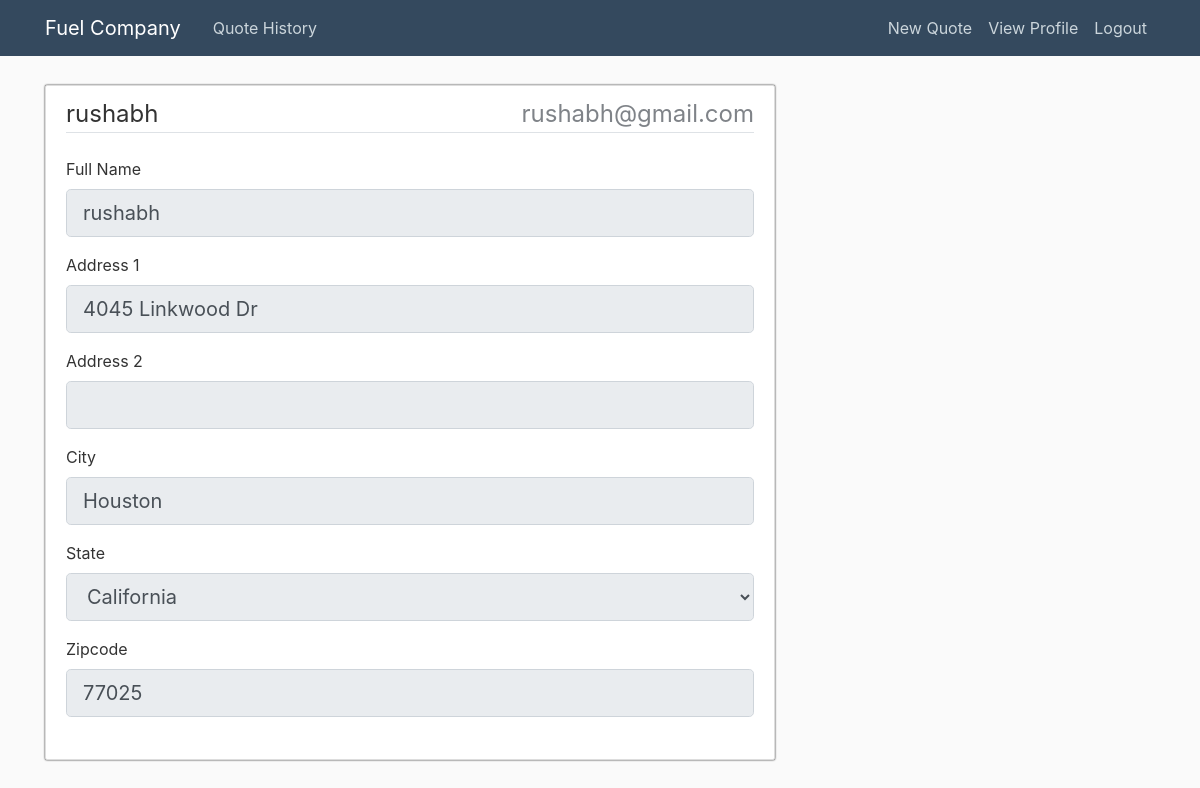
The app's page /about (signed in), older data.
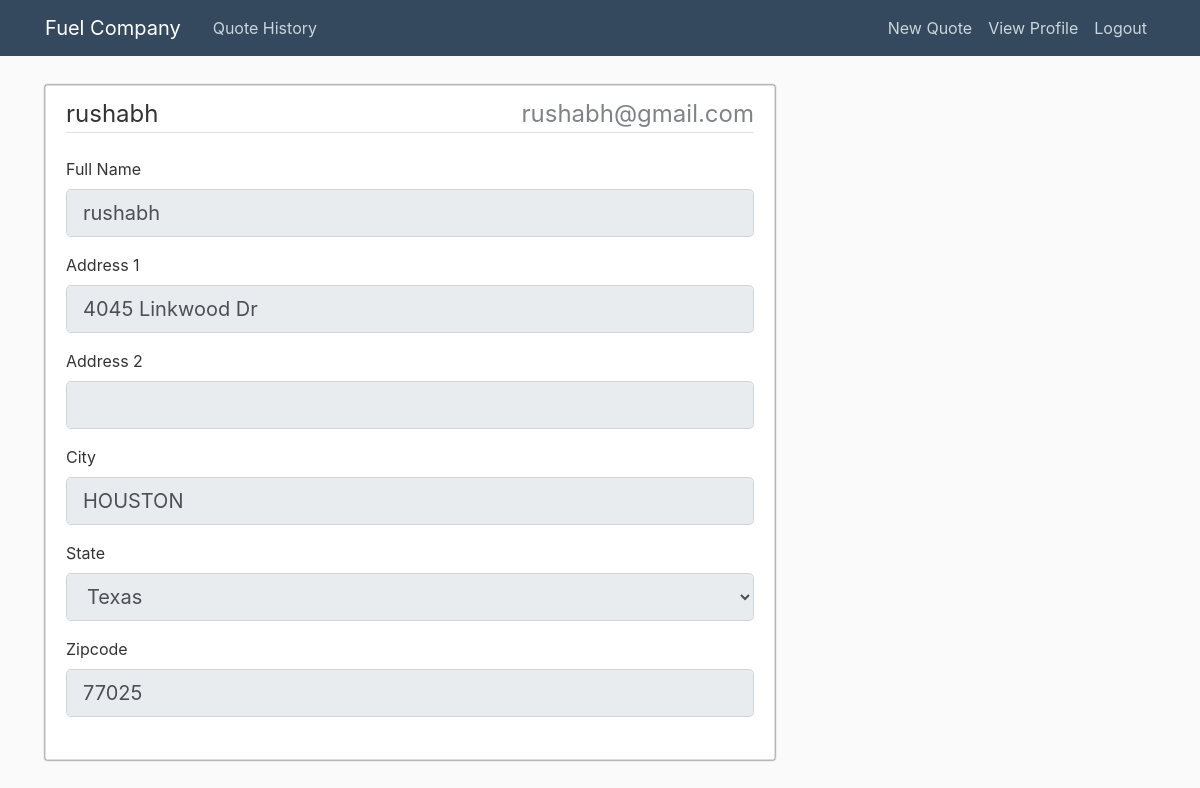
The same page, newer data.
### app/models.py (models this page shows, shortened)
class UserProfile(db.Model):
    id = db.Column(db.Integer(), primary_key=True)
    full_name = db.Column(db.String(50), nullable=False)
    address_one = db.Column(db.String(100), nullable=False)
    address_two = db.Column(db.String(100), nullable=True)
    city = db.Column(db.String(100), nullable=False)
    state = db.Column(db.String(2), nullable=False)
    zipcode = db.Column(db.Integer(), nullable=False)
    user_id = db.Column(db.Integer, db.ForeignKey('user.id'), nullable=False)

### app/users/routes.py (the view)
@users.route('/about')
@login_required
def about():
    if not current_user.user_profile:
        return redirect(url_for('users.account'))
    else:
        form = UpdateAccountForm()
        form.full_name.data = current_user.user_profile.full_name
        form.address_one.data = current_user.user_profile.address_one
        form.address_two.data = current_user.user_profile.address_two
        form.city.data = current_user.user_profile.city
        form.state.data = current_user.user_profile.state
        form.zipcode.data = current_user.user_profile.zipcode
        return render_template('about.html', title='User Profile', form=form)

### app/models.py (called while the page is built)
@login_manager.user_loader
def load_user(user_id):
    return User.query.get(int(user_id))

### app/templates/about.html (shortened to what this page needs)
{% extends "layout.html" %}
{% block content %}
<div class="content-section" style=" border-radius: 2px; box-shadow: 0 0 2px black; margin-top: 5px;">
    <form method="POST" action="" enctype="multipart/form-data">
        <fieldset class="form-group">
            <legend class="border-bottom mb-4">{{current_user.username }} <span style="float:right; color: #7F8388">{{ current_user.email }}</span></legend>
            <div class="form-group">
                {{ form.full_name.label(class="form-control-label") }}
                {% if form.full_name.errors %}
                {{ form.full_name(class="form-control form-control-lg is-invalid") }}
                <div class="invalid-feedback">
                    {% for error in form.full_name.errors %}
                    <span>{{ error }}</span>
                    {% endfor %}
                </div>
                {% else %}
                {{ form.full_name(class="form-control form-control-lg", disabled=True) }}
                {% endif %}
            </div>
            <div class="form-group">
                {{ form.address_one.label(class="form-control-label") }}
                {% if form.address_one.errors %}
                {{ form.address_one(class="form-control form-control-lg is-invalid") }}
                <div class="invalid-feedback">
                    {% for error in form.address_one.errors %}
                    <span>{{ error }}</span>
                    {% endfor %}
                </div>
                {% else %}
                {{ form.address_one(class="form-control form-control-lg", disabled=True) }}
                {% endif %}
            </div>
            <div class="form-group">
                {{ form.address_two.label(class="form-control-label") }}
                {% if form.address_two.errors %}
                {{ form.address_two(class="form-control form-control-lg is-invalid") }}
                <div class="invalid-feedback">
                    {% for error in form.address_two.errors %}
                    <span>{{ error }}</span>
                    {% endfor %}
                </div>
                {% else %}
                {{ form.address_two(class="form-control form-control-lg", disabled=True) }}
                {% endif %}
            </div>
            <div class="form-group">
                {{ form.city.label(class="form-control-label") }}
                {% if form.city.errors %}
                {{ form.city(class="form-control form-control-lg is-invalid") }}
                <div class="invalid-feedback">
                    {% for error in form.city.errors %}
                    <span>{{ error }}</span>
                    {% endfor %}
                </div>
                {% else %}
                {{ form.city(class="form-control form-control-lg", disabled=True) }}
                {% endif %}
            </div>
            <div class="form-group">
                {{ form.state.label(class="form-control-label") }}
                {% if form.state.errors %}
                {{ form.state(class="form-control form-control-lg is-invalid") }}
                <div class="invalid-feedback">
                    {% for error in form.state.errors %}
                    <span>{{ error }}</span>
                    {% endfor %}
                </div>
                {% else %}
                {{ form.state(class="form-control form-control-lg", disabled=True) }}
                {% endif %}
            </div>
            <div class="form-group">
                {{ form.zipcode.label(class="form-control-label") }}
                {% if form.zipcode.errors %}
                {{ form.zipcode(class="form-control form-control-lg is-invalid") }}
                <div class="invalid-feedback">
                    {% for error in form.zipcode.errors %}
                    <span>{{ error }}</span>
                    {% endfor %}
                </div>
                {% else %}
                {{ form.zipcode(class="form-control form-control-lg", disabled=True) }}
                {% endif %}
            </div>
        </fieldset>
    </form>
</div>
{% endblock content %}

Row changes from the older to the newer data that the page shows:
changed UserProfile "rushabh": city "Houston" → "HOUSTON"; state "California" → "Texas"
